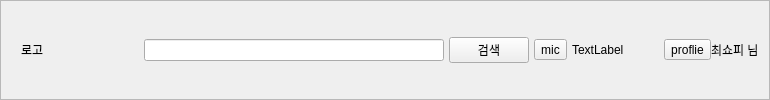
    <widget class="QFrame" name="top_bar">
     <property name="sizePolicy">
      <sizepolicy hsizetype="Expanding" vsizetype="Fixed">
       <horstretch>0</horstretch>
       <verstretch>0</verstretch>
      </sizepolicy>
     </property>
     <property name="minimumSize">
      <size>
       <width>0</width>
       <height>40</height>
      </size>
     </property>
     <property name="frameShape">
      <enum>QFrame::StyledPanel</enum>
     </property>
     <property name="frameShadow">
      <enum>QFrame::Raised</enum>
     </property>
     <layout class="QHBoxLayout" name="horizontalLayout">
      <property name="spacing">
       <number>0</number>
      </property>
      <property name="leftMargin">
       <number>20</number>
      </property>
      <property name="topMargin">
       <number>0</number>
      </property>
      <property name="rightMargin">
       <number>0</number>
      </property>
      <property name="bottomMargin">
       <number>0</number>
      </property>
      <item>
       <widget class="QLabel" name="label_main_logo">
        <property name="text">
         <string>로고</string>
        </property>
        <property name="margin">
         <number>10</number>
        </property>
       </widget>
      </item>
      <item>
       <spacer name="horizontalSpacer">
        <property name="orientation">
         <enum>Qt::Horizontal</enum>
        </property>
        <property name="sizeType">
         <enum>QSizePolicy::Fixed</enum>
        </property>
        <property name="sizeHint" stdset="0">
         <size>
          <width>100</width>
          <height>20</height>
         </size>
        </property>
       </spacer>
      </item>
      <item>
       <widget class="QLineEdit" name="edit_search">
        <property name="sizePolicy">
         <sizepolicy hsizetype="Expanding" vsizetype="Fixed">
          <horstretch>0</horstretch>
          <verstretch>0</verstretch>
         </sizepolicy>
        </property>
        <property name="minimumSize">
         <size>
          <width>300</width>
          <height>0</height>
         </size>
        </property>
        <property name="text">
         <string/>
        </property>
        <property name="placeholderText">
         <string extracomment="ㅇㅇㅇ"/>
        </property>
       </widget>
      </item>
      <item>
       <spacer name="horizontalSpacer_10">
        <property name="orientation">
         <enum>Qt::Horizontal</enum>
        </property>
        <property name="sizeType">
         <enum>QSizePolicy::Fixed</enum>
        </property>
        <property name="sizeHint" stdset="0">
         <size>
          <width>5</width>
          <height>20</height>
         </size>
        </property>
       </spacer>
      </item>
      <item>
       <widget class="QPushButton" name="btn_search">
        <property name="sizePolicy">
         <sizepolicy hsizetype="Fixed" vsizetype="Fixed">
          <horstretch>0</horstretch>
          <verstretch>0</verstretch>
         </sizepolicy>
        </property>
        <property name="minimumSize">
         <size>
          <width>0</width>
          <height>0</height>
         </size>
        </property>
        <property name="text">
         <string>검색</string>
        </property>
       </widget>
      </item>
      <item>
       <spacer name="horizontalSpacer_8">
        <property name="orientation">
         <enum>Qt::Horizontal</enum>
        </property>
        <property name="sizeType">
         <enum>QSizePolicy::Fixed</enum>
        </property>
        <property name="sizeHint" stdset="0">
         <size>
          <width>5</width>
          <height>20</height>
         </size>
        </property>
       </spacer>
      </item>
      <item>
       <widget class="QToolButton" name="btn_mic">
        <property name="text">
         <string>mic</string>
        </property>
       </widget>
      </item>
      <item>
       <spacer name="horizontalSpacer_9">
        <property name="orientation">
         <enum>Qt::Horizontal</enum>
        </property>
        <property name="sizeType">
         <enum>QSizePolicy::Fixed</enum>
        </property>
        <property name="sizeHint" stdset="0">
         <size>
          <width>5</width>
          <height>20</height>
         </size>
        </property>
       </spacer>
      </item>
      <item>
       <widget class="QLabel" name="label_mic_info">
        <property name="sizePolicy">
         <sizepolicy hsizetype="Preferred" vsizetype="Preferred">
          <horstretch>0</horstretch>
          <verstretch>0</verstretch>
         </sizepolicy>
        </property>
        <property name="minimumSize">
         <size>
          <width>30</width>
          <height>0</height>
         </size>
        </property>
        <property name="maximumSize">
         <size>
          <width>16777215</width>
          <height>16777215</height>
         </size>
        </property>
        <property name="text">
         <string>TextLabel</string>
        </property>
       </widget>
      </item>
      <item>
       <spacer name="horizontalSpacer_2">
        <property name="orientation">
         <enum>Qt::Horizontal</enum>
        </property>
        <property name="sizeType">
         <enum>QSizePolicy::Expanding</enum>
        </property>
        <property name="sizeHint" stdset="0">
         <size>
          <width>40</width>
          <height>20</height>
         </size>
        </property>
       </spacer>
      </item>
      <item>
       <widget class="QToolButton" name="btn_profile">
        <property name="text">
         <string>proflie</string>
        </property>
       </widget>
      </item>
      <item>
       <widget class="QLabel" name="label_user_name">
        <property name="text">
         <string>최쇼피 님</string>
        </property>
       </widget>
      </item>
      <item>
       <spacer name="horizontalSpacer_7">
        <property name="orientation">
         <enum>Qt::Horizontal</enum>
        </property>
        <property name="sizeType">
         <enum>QSizePolicy::Fixed</enum>
        </property>
        <property name="sizeHint" stdset="0">
         <size>
          <width>10</width>
          <height>20</height>
         </size>
        </property>
       </spacer>
      </item>
     </layout>
    </widget>
